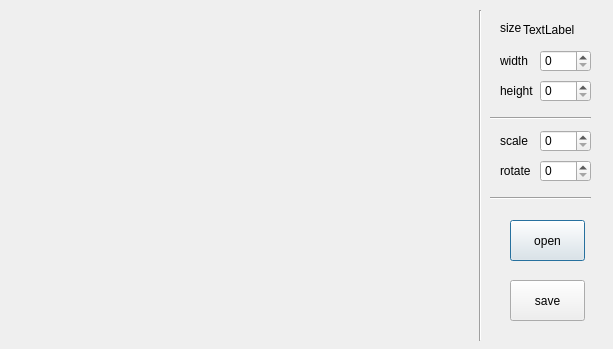
<?xml version="1.0" encoding="UTF-8"?>
<ui version="4.0">
 <class>image</class>
 <widget class="QDialog" name="image">
  <property name="geometry">
   <rect>
    <x>0</x>
    <y>0</y>
    <width>613</width>
    <height>349</height>
   </rect>
  </property>
  <property name="windowTitle">
   <string>Dialog</string>
  </property>
  <widget class="Line" name="line">
   <property name="geometry">
    <rect>
     <x>470</x>
     <y>10</y>
     <width>20</width>
     <height>331</height>
    </rect>
   </property>
   <property name="orientation">
    <enum>Qt::Vertical</enum>
   </property>
  </widget>
  <widget class="QSpinBox" name="spinBox_width">
   <property name="geometry">
    <rect>
     <x>540</x>
     <y>50</y>
     <width>51</width>
     <height>22</height>
    </rect>
   </property>
  </widget>
  <widget class="QSpinBox" name="spinBox_height">
   <property name="geometry">
    <rect>
     <x>540</x>
     <y>80</y>
     <width>51</width>
     <height>22</height>
    </rect>
   </property>
  </widget>
  <widget class="QLabel" name="label">
   <property name="geometry">
    <rect>
     <x>500</x>
     <y>50</y>
     <width>31</width>
     <height>21</height>
    </rect>
   </property>
   <property name="text">
    <string>width</string>
   </property>
  </widget>
  <widget class="QLabel" name="label_2">
   <property name="geometry">
    <rect>
     <x>500</x>
     <y>80</y>
     <width>41</width>
     <height>21</height>
    </rect>
   </property>
   <property name="text">
    <string>height</string>
   </property>
  </widget>
  <widget class="Line" name="line_2">
   <property name="geometry">
    <rect>
     <x>490</x>
     <y>110</y>
     <width>101</width>
     <height>16</height>
    </rect>
   </property>
   <property name="orientation">
    <enum>Qt::Horizontal</enum>
   </property>
  </widget>
  <widget class="QSpinBox" name="spinBox_scale">
   <property name="geometry">
    <rect>
     <x>540</x>
     <y>130</y>
     <width>51</width>
     <height>22</height>
    </rect>
   </property>
  </widget>
  <widget class="QLabel" name="label_3">
   <property name="geometry">
    <rect>
     <x>500</x>
     <y>130</y>
     <width>31</width>
     <height>21</height>
    </rect>
   </property>
   <property name="text">
    <string>scale</string>
   </property>
  </widget>
  <widget class="QSpinBox" name="spinBox_rotate">
   <property name="geometry">
    <rect>
     <x>540</x>
     <y>160</y>
     <width>51</width>
     <height>22</height>
    </rect>
   </property>
  </widget>
  <widget class="QLabel" name="label_4">
   <property name="geometry">
    <rect>
     <x>500</x>
     <y>160</y>
     <width>41</width>
     <height>21</height>
    </rect>
   </property>
   <property name="text">
    <string>rotate</string>
   </property>
  </widget>
  <widget class="Line" name="line_3">
   <property name="geometry">
    <rect>
     <x>490</x>
     <y>190</y>
     <width>101</width>
     <height>16</height>
    </rect>
   </property>
   <property name="orientation">
    <enum>Qt::Horizontal</enum>
   </property>
  </widget>
  <widget class="QPushButton" name="pushButton_open">
   <property name="geometry">
    <rect>
     <x>510</x>
     <y>220</y>
     <width>75</width>
     <height>41</height>
    </rect>
   </property>
   <property name="text">
    <string>open</string>
   </property>
  </widget>
  <widget class="QPushButton" name="pushButton_save">
   <property name="geometry">
    <rect>
     <x>510</x>
     <y>280</y>
     <width>75</width>
     <height>41</height>
    </rect>
   </property>
   <property name="text">
    <string>save</string>
   </property>
  </widget>
  <widget class="QLabel" name="label_size">
   <property name="geometry">
    <rect>
     <x>523</x>
     <y>20</y>
     <width>81</width>
     <height>20</height>
    </rect>
   </property>
   <property name="text">
    <string>TextLabel</string>
   </property>
  </widget>
  <widget class="QLabel" name="label_6">
   <property name="geometry">
    <rect>
     <x>500</x>
     <y>20</y>
     <width>31</width>
     <height>16</height>
    </rect>
   </property>
   <property name="text">
    <string>size</string>
   </property>
  </widget>
 </widget>
 <resources/>
 <connections/>
</ui>
